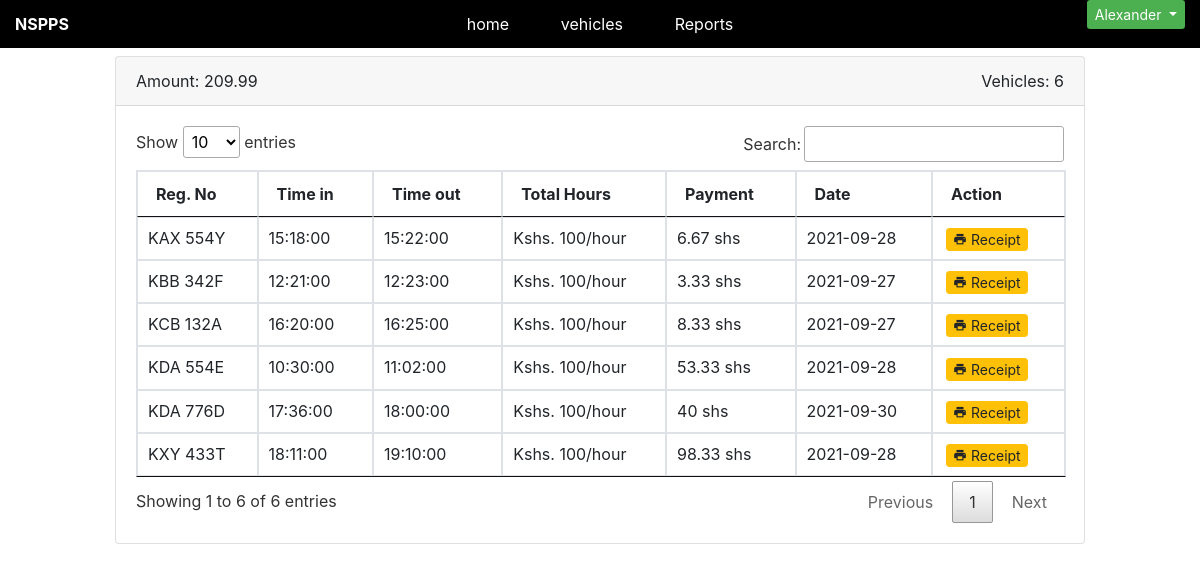
The app's page /app/reports.php (signed in) with its own data.
### tables this page shows
CREATE TABLE `vehicles` (
  `id` int(6) NOT NULL,
  `registration_number` varchar(10) NOT NULL,
  `arrival_time` time NOT NULL,
  `departure_time` time NOT NULL,
  `date_today` date NOT NULL DEFAULT current_timestamp(),
  `date_created` timestamp NOT NULL DEFAULT current_timestamp()
);

### app/include/functions.php (called while the page is built, shortened)
<?php
$db_connection = mysqli_connect("localhost", "root", "", "db_ngong_stage_system");
    if(isset($_COOKIE['error'])): ?>
    <?php endif;
function fetch_all_vehicles():mysqli_result|bool{
    global $db_connection;
    return $db_connection->query("SELECT * FROM `vehicles` ORDER BY date_created");
}
function count_all_vehicles(): int
{
    return mysqli_num_rows(fetch_all_vehicles());
}
function calc_total_amount(): int|float{
    $total_amount = 0;
    foreach(fetch_all_vehicles() as $vehicle){
        $total_amount += round(time_taken($vehicle['arrival_time'], $vehicle['departure_time']) * 100, 2);
    }
    return $total_amount;
}
#[Pure] function time_taken($arrival_time, $departure_time): float|int
{
    $arrival_time = strtotime($arrival_time);
    $departure_time = strtotime($departure_time);
    $time_diff = abs($departure_time - $arrival_time)/3600;
    if($arrival_time <= 1632780000){
        return $time_diff = 0;
    }
    else if($departure_time <= 1632780000){
        return $time_diff = 0;
    }
    else{
        return $time_diff;
    }
}

### app/reports.php (the view, shortened to what this page needs)
<?php
include_once "include/functions.php";
?>
<!doctype html>
<html lang="en">
<head>
    <?php include_once "include/head_section.php" ?>
</head>
<body>
<?php include_once "include/navbar.php" ?>
<main class="container-fluid">
    <div class="row justify-content-center">
        <div class="col-10 mt-2">
            <div class="card">
                <div class="card-header">
                    <div class="row">
                        <div class="col">
                            <span>Amount: <?= calc_total_amount() ?></span>
                        </div>
                        <div class="col text-right">
                            <span>Vehicles: <?= count_all_vehicles() ?></span>
                        </div>
                    </div>
                </div>
                <div class="card-body">
                    <table class="table table-bordered" id="data_table">
                        <thead>
                        <tr>
                            <th>Reg. No</th>
                            <th>Time in</th>
                            <th>Time out</th>
                            <th>Total Hours</th>
                            <th>Payment</th>
                            <th>Date</th>
                            <th>Action</th>
                        </tr>
                        </thead>
                        <tbody>
                        <?php foreach(fetch_all_vehicles() as $vehicle): ?>
                            <tr>
                                <td><?= $vehicle['registration_number'] ?></td>
                                <td><?= $vehicle['arrival_time'] ?></td>
                                <td><?= $vehicle['departure_time'] ?></td>
                                <td>Kshs. 100/hour</td>
                                <td><?= round(time_taken($vehicle['arrival_time'], $vehicle['departure_time']) * 100, 2) ?> shs</td>
                                <td><?= $vehicle['date_today'] ?></td>
                                <td>
                                    <div class="action_container">
                                        <div class="action">
                                            <form action="parking_receipt.php">
                                                <button class="btn btn-warning btn-sm" name="generate_receipt"><span class="icon-print2"></span> Receipt</button>
                                            </form>
                                        </div>
                                    </div>
                                </td>
                            </tr>
                        <?php endforeach; ?>
                        </tbody>
                    </table>
                </div>
            </div>
        </div>
    </div>
</main>
</body>
</html>

### app/include/head_section.php (shortened to what this page needs)
<link rel="stylesheet" href="../assets/css/bootstrap.min.css">
<link rel="stylesheet" href="../assets/css/icomoon.css">
<link rel="stylesheet" href="../assets/css/jquery.dataTables.min.css">
<link rel="stylesheet" href="../assets/css/styles.css">

### app/include/navbar.php (shortened to what this page needs)
<header class="container-fluid">
    <div class="row">
        <div class="col app_name">
            <p>NSPPS</p>
        </div>
        <div class="col app_features">
            <a href="welcome_page.php">home</a>
            <a href="vehicles.php">vehicles</a>
            <a href="reports.php">Reports</a>
        </div>
        <div class="col profile_details">
            <div class="btn-group dropdown" style="float:right;">
                <button type="button" class="btn btn-dark btn-sm dropbtn dropdown-toggle">
                    <?= $_SESSION['first_name'] ?>
                </button>
            </div>
        </div>
    </div>
</header>

### assets/css/icomoon.css (style rules this page uses)
[class^="icon-"], [class*=" icon-"] { font-family: 'icomoon' !important; speak: none; font-style: normal; font-weight: normal; font-variant: normal; text-transform: none; line-height: 1; -webkit-font-smoothing: antialiased; -moz-osx-font-smoothing: grayscale; }
.icon-print2:before { content: "\e8ad"; }

### assets/css/styles.css (style rules this page uses)
* { padding: 0; margin: 0; box-sizing: border-box; }
header { background: black; color: white; }
header p { margin: unset; line-height: 6vh; }
header a { line-height: 6vh; }
header a { color: #fff; text-decoration: none; }
header .app_name { font-weight: 700; }
header .app_features { display: flex; justify-content: space-evenly; }
header .profile_details { display: flex; justify-content: end; }
.dropbtn { background-color: #4CAF50; color: white; border: none; cursor: pointer; }
.dropdown { position: relative; display: inline-block; }
.action_container { display: flex; flex-direction: row; }
.action { margin: 0 3px; }
.action .btn { padding: 0 6px; }

### records on screen
vehicles: registration_number "KDA 554E", arrival_time "10:30:00", departure_time "11:02:00", arrival_time+departure_time "53.33", date_today "2021-09-28"
vehicles: registration_number "KCB 132A", arrival_time "16:20:00", departure_time "16:25:00", arrival_time+departure_time "8.33", date_today "2021-09-27"
vehicles: registration_number "KBB 342F", arrival_time "12:21:00", departure_time "12:23:00", arrival_time+departure_time "3.33", date_today "2021-09-27"
vehicles: registration_number "KAX 554Y", arrival_time "15:18:00", departure_time "15:22:00", arrival_time+departure_time "6.67", date_today "2021-09-28"
vehicles: registration_number "KXY 433T", arrival_time "18:11:00", departure_time "19:10:00", arrival_time+departure_time "98.33", date_today "2021-09-28"
vehicles: registration_number "KDA 776D", arrival_time "17:36:00", departure_time "18:00:00", arrival_time+departure_time "40", date_today "2021-09-30"

### other values on screen
$_SESSION['first_name'] "Alexander"
calc_total_amount() "209.99"
count_all_vehicles() "6"
